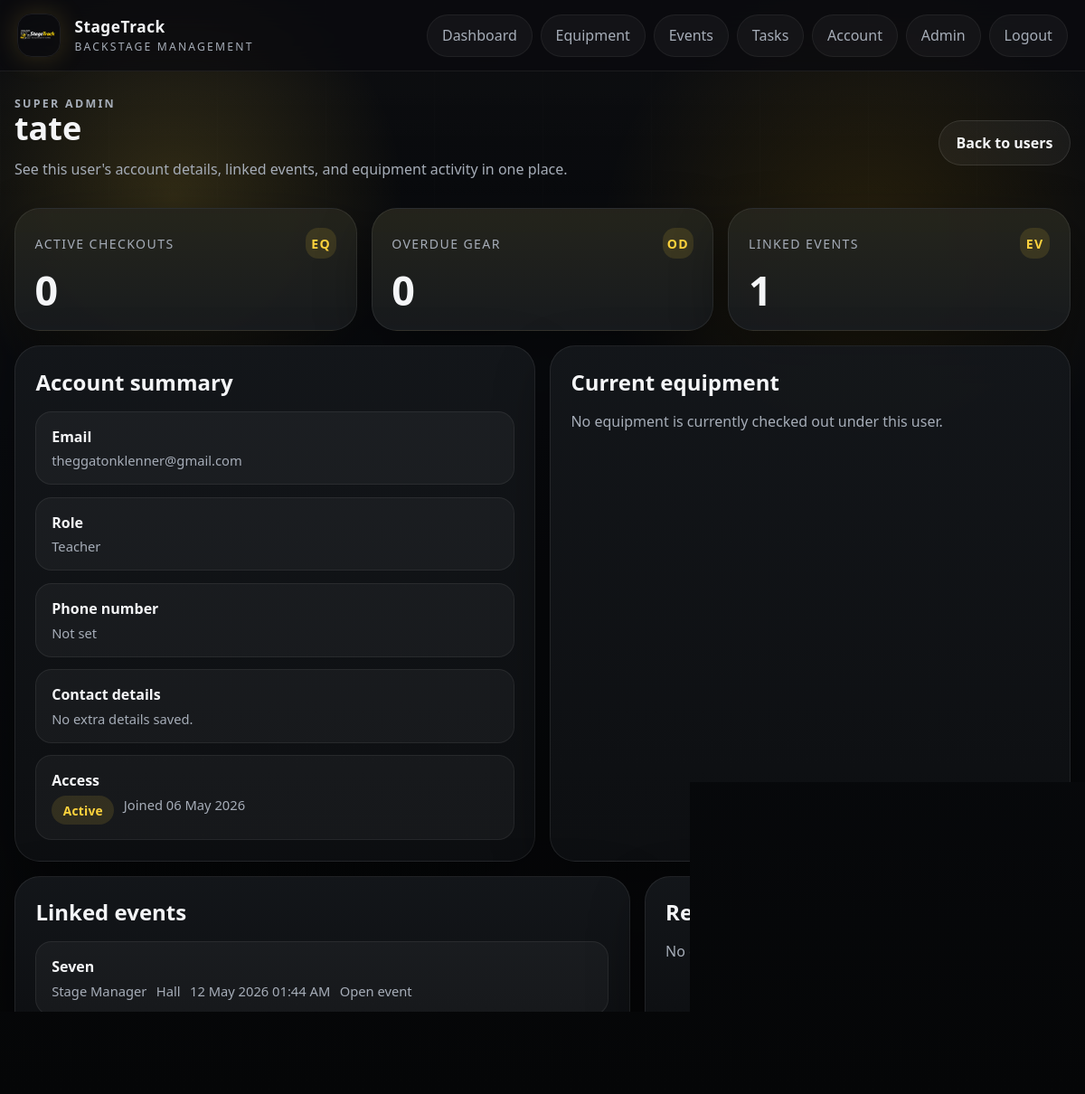
The app's page /admin/users/2 (signed in) with its own data.
### app/models.py (models this page shows)
class SystemSettings(db.Model):
    id = db.Column(db.Integer, primary_key=True)
    school_name = db.Column(db.String(255), nullable=False, default="StageTrack")
    support_email = db.Column(db.String(255), default="")
    timezone_name = db.Column(db.String(100), nullable=False, default="Australia/Sydney")
    datetime_format = db.Column(db.String(100), nullable=False, default="%d %b %Y %I:%M %p")
    student_crew_can_view_all_events = db.Column(db.Boolean, nullable=False, default=False)
    student_crew_can_view_all_equipment = db.Column(db.Boolean, nullable=False, default=True)
    checkout_permission_role = db.Column(db.String(50), nullable=False, default="Stage Manager")
    maintenance_submit_permission_role = db.Column(db.String(50), nullable=False, default="Student Crew")
    consumable_manage_permission_role = db.Column(db.String(50), nullable=False, default="Stage Manager")
    pdf_export_permission_role = db.Column(db.String(50), nullable=False, default="Stage Manager")
    equipment_categories = db.Column(db.Text, nullable=False, default="")
    equipment_statuses = db.Column(db.Text, nullable=False, default="")
    serial_numbers_required = db.Column(db.Boolean, nullable=False, default=False)
    due_dates_required = db.Column(db.Boolean, nullable=False, default=False)
    due_soon_hours = db.Column(db.Integer, nullable=False, default=24)
    long_overdue_days = db.Column(db.Integer, nullable=False, default=7)
    auto_hide_removed_items = db.Column(db.Boolean, nullable=False, default=True)
    event_venues = db.Column(db.Text, nullable=False, default="")
    event_crew_roles = db.Column(db.Text, nullable=False, default="")
    auto_send_event_invites = db.Column(db.Boolean, nullable=False, default=True)
    event_equipment_sheet_scope = db.Column(db.String(50), nullable=False, default="all_linked")
    consumable_categories = db.Column(db.Text, nullable=False, default="")
    low_stock_alert_behavior = db.Column(db.String(50), nullable=False, default="at_or_below")
    students_can_log_consumables = db.Column(db.Boolean, nullable=False, default=True)
    negative_consumable_adjustments_manager_only = db.Column(db.Boolean, nullable=False, default=True)
    overdue_alert_recipients = db.Column(db.Text, nullable=False, default="")
    maintenance_alert_recipients = db.Column(db.Text, nullable=False, default="")
    enquiry_alert_recipients = db.Column(db.Text, nullable=False, default="")
    low_stock_alert_recipients = db.Column(db.Text, nullable=False, default="")
    password_reset_email_subject = db.Column(db.String(255), nullable=False, default="StageTrack Password Reset")
    welcome_email_subject = db.Column(db.String(255), nullable=False, default="Welcome to StageTrack")
    equipment_checkout_email_subject = db.Column(db.String(255), nullable=False, default="StageTrack equipment checked out: {equipment_name}")
    equipment_overdue_email_subject = db.Column(db.String(255), nullable=False, default="StageTrack equipment overdue: {equipment_name}")
    equipment_return_email_subject = db.Column(db.String(255), nullable=False, default="StageTrack equipment returned: {equipment_name}")
    maintenance_email_subject = db.Column(db.String(255), nullable=False, default="StageTrack maintenance request: {equipment_name}")
    enquiry_email_subject = db.Column(db.String(255), nullable=False, default="StageTrack enquiry from {name}")
    maintenance_statuses = db.Column(db.Text, nullable=False, default="")
    resolved_visible_in_queue = db.Column(db.Boolean, nullable=False, default=False)
    maintenance_resolve_permission_role = db.Column(db.String(50), nullable=False, default="Teacher")
    repeat_damage_threshold = db.Column(db.Integer, nullable=False, default=2)
    pdf_paper_size = db.Column(db.String(20), nullable=False, default="A4")
    pdf_show_header = db.Column(db.Boolean, nullable=False, default=True)
    pdf_header_text = db.Column(db.String(255), nullable=False, default="StageTrack")
    pdf_footer_text = db.Column(db.String(255), nullable=False, default="Generated by StageTrack")
    pdf_include_checkboxes = db.Column(db.Boolean, nullable=False, default=True)
    pdf_include_notes = db.Column(db.Boolean, nullable=False, default=True)
    pdf_include_signatures = db.Column(db.Boolean, nullable=False, default=False)
    updated_at = db.Column(db.DateTime, default=datetime.utcnow, onupdate=datetime.utcnow, nullable=False)

class User(db.Model):
    id = db.Column(db.Integer, primary_key=True)
    name = db.Column(db.String(120), nullable=False)
    email = db.Column(db.String(255), unique=True, nullable=False, index=True)
    password_hash = db.Column(db.String(255), nullable=False)
    must_change_password = db.Column(db.Boolean, nullable=False, default=False)
    phone_number = db.Column(db.String(50))
    contact_details = db.Column(db.Text)
    role = db.Column(db.String(50), nullable=False, default="Viewer")
    is_active = db.Column(db.Boolean, nullable=False, default=True)
    created_at = db.Column(db.DateTime, default=datetime.utcnow, nullable=False)
    tasks = db.relationship("Task", back_populates="assignee", lazy=True)
    checkouts = db.relationship("EquipmentCheckout", back_populates="user", lazy=True)
    damage_reports = db.relationship("DamageReport", back_populates="reporter", lazy=True)
    password_reset_tokens = db.relationship("PasswordResetToken", back_populates="user", lazy=True)
    event_assignments = db.relationship("EventCrewAssignment", back_populates="user", lazy=True)

class EventCrewAssignment(db.Model):
    id = db.Column(db.Integer, primary_key=True)
    event_id = db.Column(db.Integer, db.ForeignKey("event.id"), nullable=False)
    user_id = db.Column(db.Integer, db.ForeignKey("user.id"), nullable=False)
    crew_email = db.Column(db.String(255), nullable=False, default="")
    crew_role = db.Column(db.String(120), nullable=False)
    created_at = db.Column(db.DateTime, default=datetime.utcnow, nullable=False)
    event = db.relationship("Event", back_populates="crew_assignments")
    user = db.relationship("User", back_populates="event_assignments")

class Event(db.Model):
    id = db.Column(db.Integer, primary_key=True)
    name = db.Column(db.String(120), nullable=False)
    venue = db.Column(db.String(120), nullable=False)
    description = db.Column(db.Text)
    event_date = db.Column(db.DateTime, nullable=False)
    setup_time = db.Column(db.DateTime)
    packdown_time = db.Column(db.DateTime)
    created_by = db.Column(db.Integer, db.ForeignKey("user.id"))
    tasks = db.relationship("Task", back_populates="event", lazy=True)
    checklist_items = db.relationship("ChecklistItem", back_populates="event", lazy=True)
    checkouts = db.relationship("EquipmentCheckout", back_populates="event", lazy=True)
    crew_assignments = db.relationship(
        "EventCrewAssignment",
        back_populates="event",
        cascade="all, delete-orphan",
        lazy=True,
    )

### app/admin/routes.py (the view)
@admin_bp.route("/users/<int:user_id>")
@role_required("Admin")
def user_detail(user_id):
    user = User.query.get_or_404(user_id)
    now = datetime.now()
    active_checkouts = [checkout for checkout in user.checkouts if checkout.return_time is None]
    overdue_checkouts = [checkout for checkout in active_checkouts if checkout.due_at and checkout.due_at < now]
    checkout_history = sorted(user.checkouts, key=lambda checkout: checkout.checkout_time, reverse=True)[:10]
    event_assignments = sorted(
        user.event_assignments,
        key=lambda assignment: assignment.event.event_date,
    )
    return render_template(
        "admin/user_detail.html",
        user=user,
        active_checkouts=active_checkouts,
        overdue_checkouts=overdue_checkouts,
        checkout_history=checkout_history,
        event_assignments=event_assignments,
        now=now,
    )

### app/templates/admin/user_detail.html (shortened to what this page needs)
{% extends "base.html" %}
{% block content %}
<section class="page-header page-header-inline">
    <div>
        <p class="eyebrow">Super admin</p>
        <h1>{{ user.name }}</h1>
        <p>See this user's account details, linked events, and equipment activity in one place.</p>
    </div>
    <div class="actions">
        <a class="button button-secondary" href="{{ url_for('admin.users') }}">Back to users</a>
    </div>
</section>
<section class="stat-grid">
    <article class="stat-card">
        <div class="stat-label">
            <span>Active checkouts</span>
            <span class="stat-icon">EQ</span>
        </div>
        <strong>{{ active_checkouts|length }}</strong>
    </article>
    <article class="stat-card {% if overdue_checkouts %}alert{% endif %}">
        <div class="stat-label">
            <span>Overdue gear</span>
            <span class="stat-icon">OD</span>
        </div>
        <strong>{{ overdue_checkouts|length }}</strong>
    </article>
    <article class="stat-card">
        <div class="stat-label">
            <span>Linked events</span>
            <span class="stat-icon">EV</span>
        </div>
        <strong>{{ event_assignments|length }}</strong>
    </article>
</section>
<section class="utility-grid">
    <section class="panel">
        <div class="panel-header">
            <h2>Account summary</h2>
        </div>
        <div class="dashboard-list">
            <article class="dashboard-item">
                <strong>Email</strong>
                <div class="dashboard-meta"><span>{{ user.email }}</span></div>
            </article>
            <article class="dashboard-item">
                <strong>Role</strong>
                <div class="dashboard-meta"><span>{{ user.role }}</span></div>
            </article>
            <article class="dashboard-item">
                <strong>Phone number</strong>
                <div class="dashboard-meta"><span>{{ user.phone_number or "Not set" }}</span></div>
            </article>
            <article class="dashboard-item">
                <strong>Contact details</strong>
                <div class="dashboard-meta"><span>{{ user.contact_details or "No extra details saved." }}</span></div>
            </article>
            <article class="dashboard-item">
                <strong>Access</strong>
                <div class="dashboard-meta">
                    <span class="status-pill {% if not user.is_active %}status-pill-danger{% endif %}">{{ "Active" if user.is_active else "Disabled" }}</span>
                    <span>Joined {{ user.created_at.strftime("%d %b %Y") }}</span>
                </div>
            </article>
        </div>
    </section>
    <section class="panel">
        <div class="panel-header">
            <h2>Current equipment</h2>
        </div>
        {% if active_checkouts %}
            <div class="dashboard-list">
                {% for checkout in active_checkouts %}
                    <article class="dashboard-item">
                        <strong><a href="{{ url_for('equipment.detail', item_id=checkout.equipment.id) }}">{{ checkout.equipment.name }}</a></strong>
                        <div class="dashboard-meta">
                            <span>{{ checkout.event.name if checkout.event else "No event linked" }}</span>
                            <span>{{ checkout.equipment.location or "No location set" }}</span>
                            <span>Out {{ checkout.checkout_time.strftime("%d %b %Y %I:%M %p") }}</span>
                            <span>{{ checkout.due_at.strftime("Due %d %b %Y %I:%M %p") if checkout.due_at else "No due date" }}</span>
                            {% if checkout.due_at and checkout.due_at < now %}
                                <span class="status-pill status-pill-danger">Overdue</span>
                            {% else %}
                                <span class="status-pill">Checked out</span>
                            {% endif %}
                        </div>
                    </article>
                {% endfor %}
            </div>
        {% else %}
            <p class="empty-state">No equipment is currently checked out under this user.</p>
        {% endif %}
    </section>
</section>
<section class="content-grid">
    <section class="panel">
        <div class="panel-header">
            <h2>Linked events</h2>
        </div>
        {% if event_assignments %}
            <div class="dashboard-list">
                {% for assignment in event_assignments %}
                    <article class="dashboard-item">
                        <strong>{{ assignment.event.name }}</strong>
                        <div class="dashboard-meta">
                            <span>{{ assignment.crew_role }}</span>
                            <span>{{ assignment.event.venue }}</span>
                            <span>{{ assignment.event.event_date.strftime("%d %b %Y %I:%M %p") }}</span>
                            <span><a href="{{ url_for('events.edit', event_id=assignment.event.id) }}">Open event</a></span>
                        </div>
                    </article>
                {% endfor %}
            </div>
        {% else %}
            <p class="empty-state">This user is not linked to any events yet.</p>
        {% endif %}
    </section>
    <section class="panel">
        <div class="panel-header">
            <h2>Recent equipment history</h2>
        </div>
        {% if checkout_history %}
            <div class="dashboard-list">
                {% for checkout in checkout_history %}
                    <article class="dashboard-item">
                        <strong><a href="{{ url_for('equipment.detail', item_id=checkout.equipment.id) }}">{{ checkout.equipment.name }}</a></strong>
                        <div class="dashboard-meta">
                            <span>{{ checkout.event.name if checkout.event else "No event linked" }}</span>
                            <span>Out {{ checkout.checkout_time.strftime("%d %b %Y %I:%M %p") }}</span>
                            <span>{{ checkout.due_at.strftime("Due %d %b %Y %I:%M %p") if checkout.due_at else "No due date" }}</span>
                            <span>{{ checkout.return_time.strftime("Returned %d %b %Y %I:%M %p") if checkout.return_time else "Still checked out" }}</span>
                            {% if not checkout.return_time and checkout.due_at and checkout.due_at < now %}
                                <span class="status-pill status-pill-danger">Overdue</span>
                            {% elif not checkout.return_time %}
                                <span class="status-pill">Checked out</span>
                            {% else %}
                                <span class="status-pill">Returned</span>
                            {% endif %}
                        </div>
                    </article>
                {% endfor %}
            </div>
        {% else %}
            <p class="empty-state">No equipment history yet for this user.</p>
        {% endif %}
    </section>
</section>
{% endblock %}

### app/templates/base.html (shortened to what this page needs)
<!doctype html>
<html lang="en">
<head>
    <link rel="stylesheet" href="{{ url_for('static', filename='css/styles.css') }}">
</head>
<body>
    <div class="app-backdrop"></div>
    <header class="site-header">
        <a class="brand" href="{{ url_for('home') }}">
            <img class="brand-logo" src="{{ url_for('static', filename='images/stagetrack-logo.png') }}" alt="StageTrack logo">
            <span class="brand-copy">
                <strong>{{ system_settings.school_name }}</strong>
                <span>{{ system_settings.support_email or "Backstage management" }}</span>
            </span>
        </a>
        <nav class="site-nav">
            {% if current_user %}
                <a href="{{ url_for('dashboard') }}">Dashboard</a>
                <a href="{{ url_for('equipment.index') }}">Equipment</a>
                <a href="{{ url_for('events.index') }}">Events</a>
                <a href="{{ url_for('tasks.index') }}">Tasks</a>
                <a href="{{ url_for('auth.account') }}">Account</a>
                {% if current_user.role == "Admin" %}
                    <a href="{{ url_for('admin.users') }}">Admin</a>
                {% endif %}
                <a href="{{ url_for('auth.logout') }}">Logout</a>
            {% else %}
                <a href="{{ url_for('auth.login') }}">Staff access</a>
            {% endif %}
        </nav>
    </header>
    <main class="page-shell">
        {% block content %}{% endblock %}
    </main>
</body>
</html>

### records on screen
SystemSettings: school_name "StageTrack", support_email "BACKSTAGE MANAGEMENT"
User: name "tate", email "theggatonklenner@gmail.com", role "Teacher", phone_number "Not set", contact_details "No extra details saved.", is_active "Active", created_at "06 May 2026"
EventCrewAssignment: event.name "Seven", crew_role "Stage Manager", event.venue "Hall", event.event_date "12 May 2026 01:44 AM"

### other values on screen
{{ active_checkouts|length }} "0"
{{ overdue_checkouts|length }} "0"
{{ event_assignments|length }} "1"
